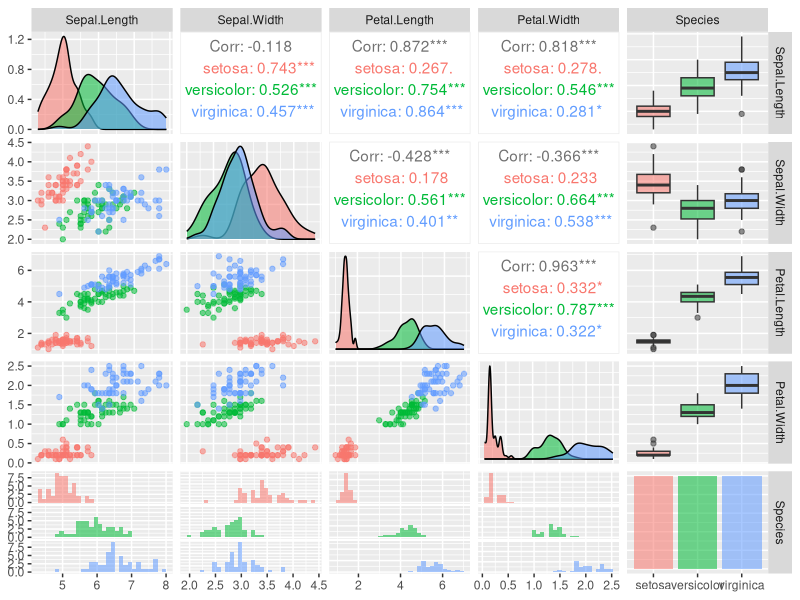
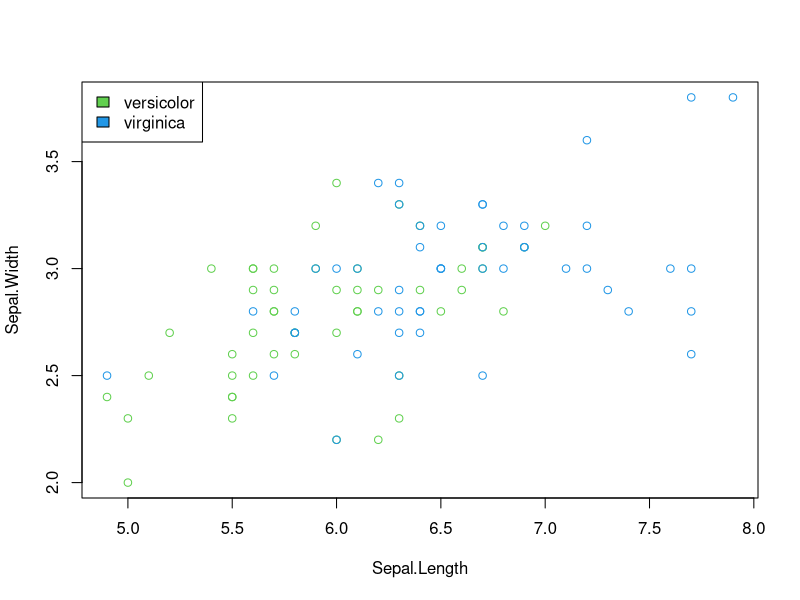
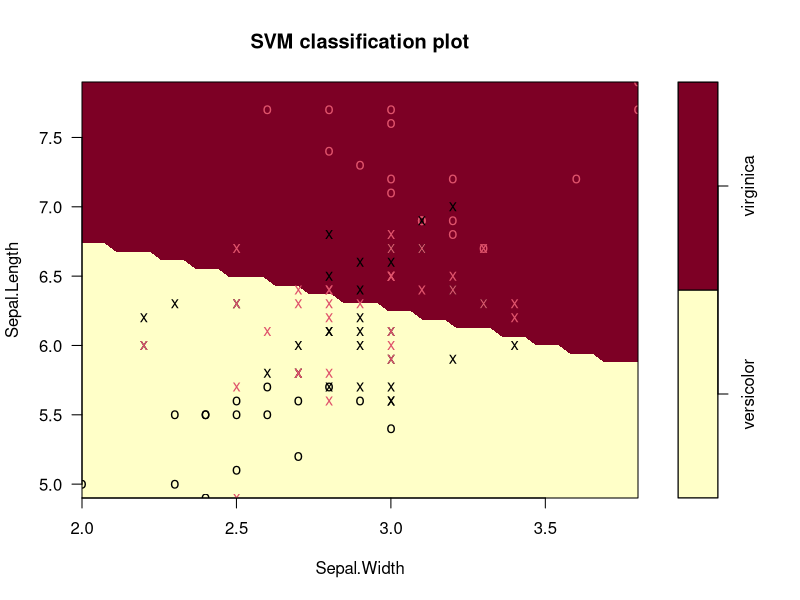
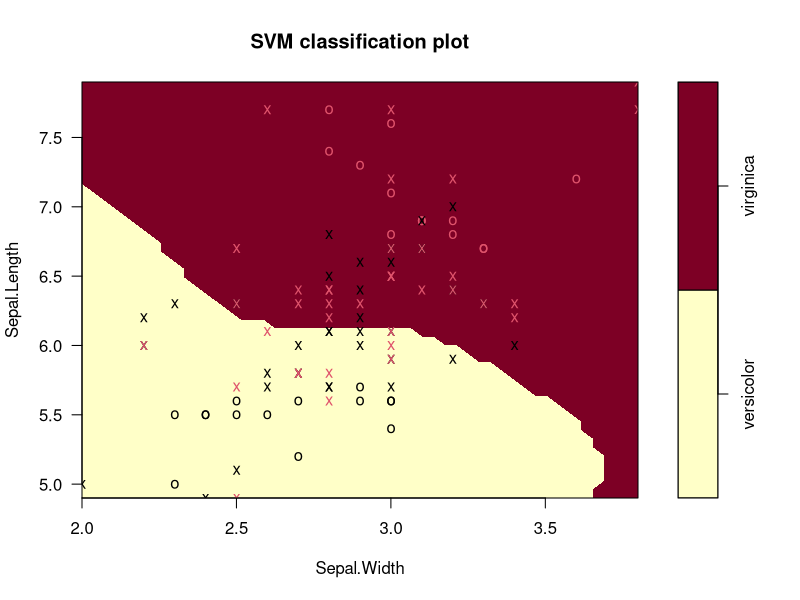
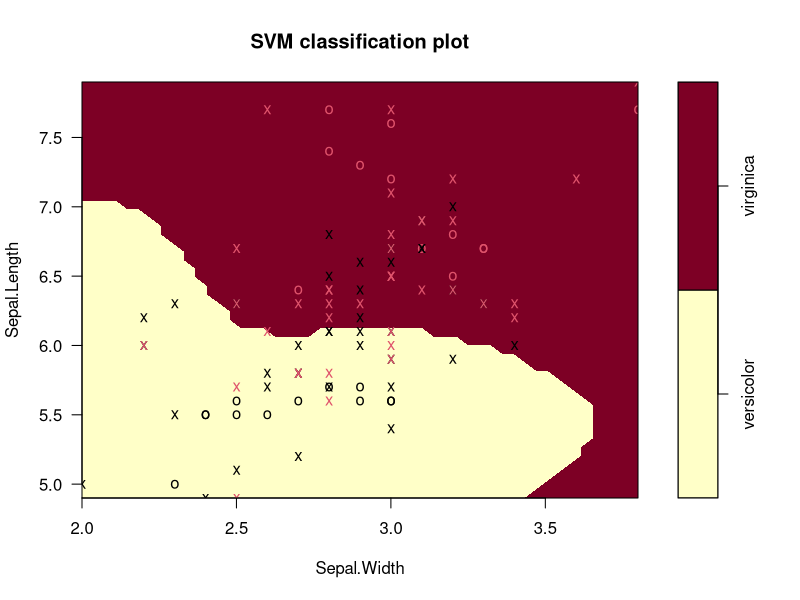
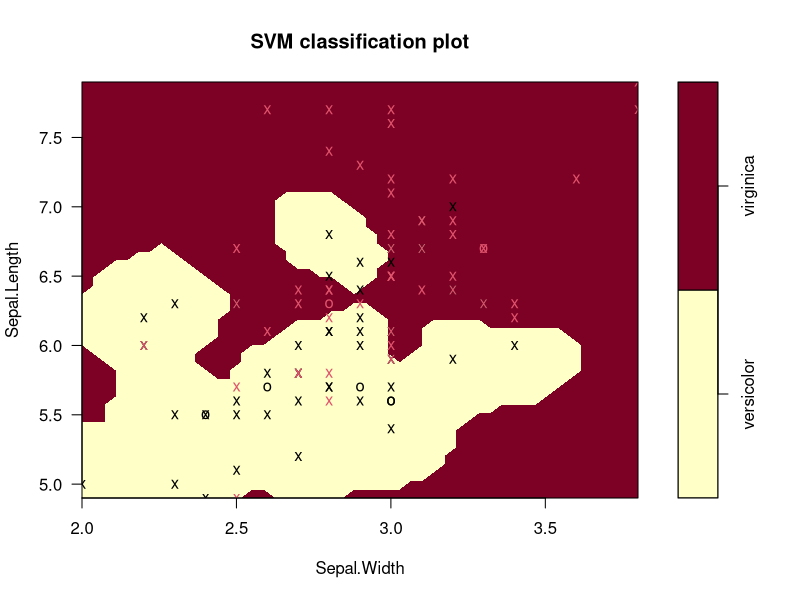
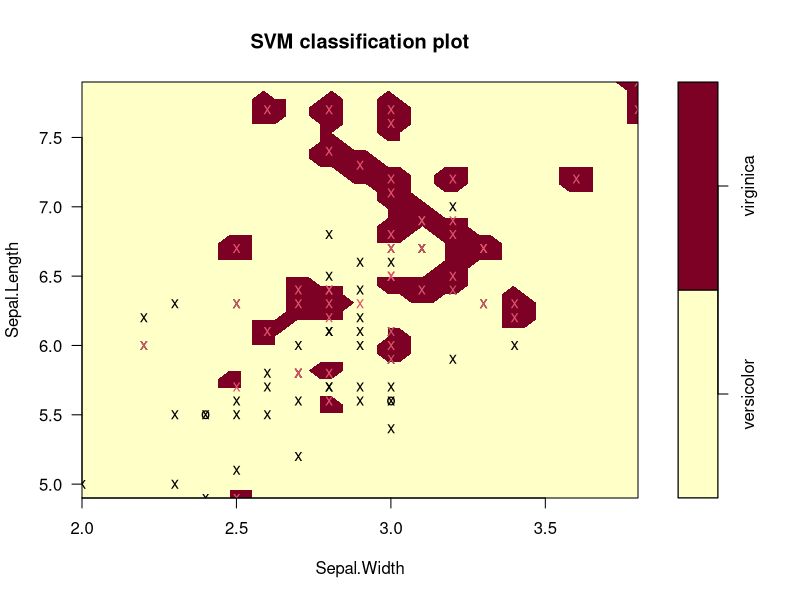
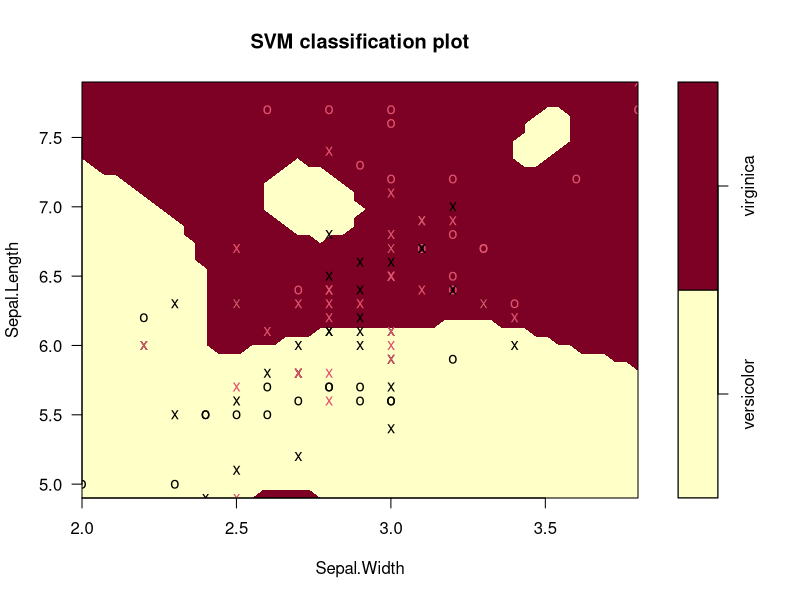

R code for these plots, in order:
## ---- chunk 1
library(here)
library(GGally)
library(e1071) # svm()
library(pROC) # ROC curves
library(dplyr)
library(readr)
## ---- chunk 2
data(iris)
iris
ggpairs(iris, aes(colour=Species, alpha = 0.3))
## ---- chunk 3
iris2 <- iris %>% filter(Species!="setosa") %>% select(Species,Sepal.Length,Sepal.Width) %>% mutate(Species=factor(Species))
plot(iris2[,2:3],col=as.numeric(iris$Species)+2)
legend("topleft", levels(iris$Species)[-1], fill=3:4, ncol=1)
## ---- chunk 4
svm.linear <- svm(Species~.,data=iris2,kernel="linear")
plot(svm.linear, data=iris2)
## ---- chunk 5
svm.radial <- svm(Species~.,data=iris2,kernel="radial")
plot(svm.radial, data=iris2)
## ---- chunk 6
svm.radial1 <- svm(Species~., data=iris2,kernel="radial",gamma=1)
plot(svm.radial1, data=iris2)
## ---- chunk 7
svm.radial10 <- svm(Species~., data=iris2,kernel="radial",gamma=10)
plot(svm.radial10, data=iris2)
## ---- chunk 8
svm.radial100 <- svm(Species~., data=iris2,kernel="radial",gamma=100)
plot(svm.radial100, data=iris2)
## ---- chunk 9
svm.radialC100 <- svm(Species~.,data=iris2,kernel="radial",cost=100)
plot(svm.radialC100, data=iris2)
## ---- chunk 10
table(iris2$Species,fitted(svm.radial))
table(iris2$Species,fitted(svm.radial100))
## ---- chunk 11
summary(svm.radial <- svm(Species~.,data=iris2,kernel="radial", cross=10))
## ---- chunk 12
summary(svm.radial100 <- svm(Species~.,data=iris2,kernel="radial", gamma=100, cross=10))
## ---- chunk 13
summary(tuned.svm <- tune.svm(Species~.,data=iris2,kernel="radial", gamma = 10^(-1:1), cost = 10^(-1:1)))
tuned.svm$best.model
## ---- chunk 14
svm3.radial <- svm(Species~Sepal.Length+Sepal.Width,data=iris,cross=10)
summary(svm3.radial)
plot(svm3.radial, data=iris, Sepal.Length~Sepal.Width)
## ---- chunk 15
predict(svm3.radial, newdata=data.frame(Sepal.Width=3.4, Sepal.Length=6.0), decision.values=TRUE)
## ---- chunk 16
hist(y.hat.radial <- c(attr(predict(svm.radial, newdata=iris2, decision.values=TRUE),"decision.values")))
## ---- chunk 17
roc.radial <- roc(iris2$Species=="versicolor", y.hat.radial)
y.hat.linear <- c(attr(predict(svm.linear, newdata=iris2, decision.values=TRUE),"decision.values"))
roc.linear <- roc(iris2$Species=="versicolor", y.hat.linear)
plot(roc.radial, col=2)
plot(roc.linear, col=3, add=TRUE)
legend("bottomright",c("RBF SVM", "Linear SVM"),lty=1,col=2:3)
